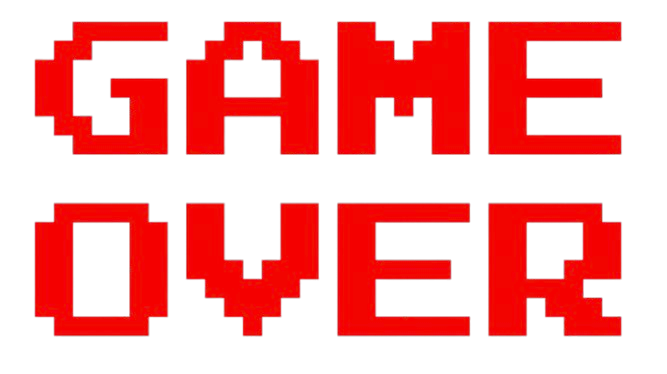
#> input picture src/bilder/game_over.png, 667 x 374 px, found by its file name
$ python pixlar.py
#> lines starting #> are read from the running program, lines starting #| are printed output that depends on the picture
from PIL import Image
import os

print("CWD:", os.getcwd())

# ---- Sökväg till bilden ----
path = "/Users/silancetinkaya/Project4/src/bilder/game_over.png"

# ---- Skapa sprite-namn från filnamn ----
filename = os.path.basename(path).split(".")[0]  # "heart"
SPRITE_NAME = filename.upper()                   # "HEART"

# ---- Ladda, skala, reducera färger ----
img = Image.open(path).convert("RGB")
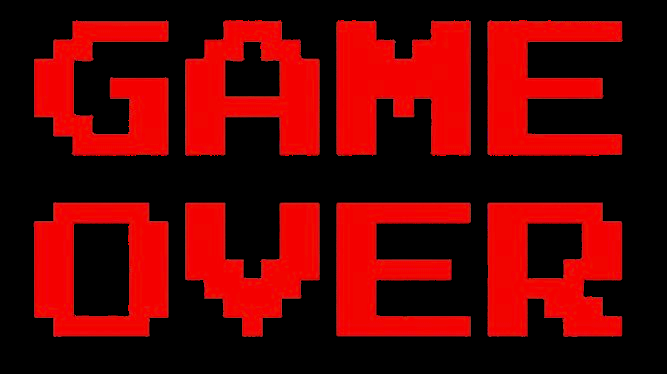
#> img: PIL image 667x374 RGB; mean R, G, B 88.8, 2.4, 2
img = img.resize((16, 16), Image.NEAREST)
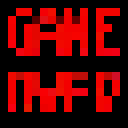
#> img: PIL image 16x16 RGB (shown 8 times larger); mean R, G, B 87.8, 1.6, 1.2

MAX_COLORS = 8
img = img.quantize(colors=MAX_COLORS, method=0).convert("RGB")  # behåll den här!
pixels = img.load()

# ---- Bygg färg-index ----
color_map = {}         # vi låter 0 vara transparent senare
array = []
next_index = 1         # starta på 1, 0 = bakgrund

for y in range(img.height):
    row = []
    for x in range(img.width):
        color = pixels[x, y]

        if color not in color_map:
            color_map[color] = next_index
            next_index += 1

        row.append(color_map[color])
    array.append(row)
#> after the loop, array = 16 items; color_map = {(0, 0, 0): 1, (242, 4, 1): 2, (245, 2, 4): 3, (239, 10, 3): 4, (244, 0, 0): 5, (193, 8, 7): 6, (248, 0, 9): 7, (242, 0, 10): 8}; next_index = 9

# ---- Skriv ut sprite-array som C-kod ----
print(f"static const unsigned char {SPRITE_NAME}[16][16] = {{")
for row in array:
    fixed = []
    for v in row:
        # Gör alla pixlar som har samma index som svart till 0
        if v == color_map.get((0, 0, 0)):
            fixed.append("0")
        else:
            fixed.append(str(v))
    print("    {" + ",".join(fixed) + "},")
#> this loop made 16 passes
#> row on passes 1 to 12: [1, 1, 1, 1, 1, 1, 1, 1, 1, 1, 1, 1, 1, 1, 1, 1], [1, 1, 2, 2, 1, 3, 4, 1, 2, 1, 2, 1, 2, 2, 2, 1], [1, 5, 1, 1, 1, 4, 4, 1, 5, 6, 5, 1, 2, 1, 1, 1], [1, 5, 1, 5, 4, 1, 1, 4, 5, 5, 5, 1, 5, 5, 1, 1], [1, 5, 1, 5, 4, 5, 5, 2, 2, 5, 3, 1, 4, 1, 1, 1], [1, 7, 1, 2, 4, 1, 1, 4, 2, 1, 2, 1, 5, 1, 1, 1], [1, 1, 8, 2, 8, 1, 1, 8, 5, 1, 8, 1, 8, 8, 8, 1], [1, 1, 1, 1, 1, 1, 1, 1, 1, 1, 1, 1, 1, 1, 1, 1], [1, 1, 1, 1, 1, 1, 1, 1, 1, 1, 1, 1, 1, 1, 1, 1], [1, 4, 6, 2, 4, 1, 1, 4, 2, 6, 6, 1, 2, 6, 6, 1], [1, 5, 1, 5, 4, 1, 1, 4, 5, 1, 1, 1, 2, 1, 5, 1], [1, 5, 1, 5, 4, 3, 8, 4, 5, 8, 8, 1, 4, 1, 2, 1]
#|     {0,0,0,0,0,0,0,0,0,0,0,0,0,0,0,0},
#|     {0,0,2,2,0,3,4,0,2,0,2,0,2,2,2,0},
#|     {0,5,0,0,0,4,4,0,5,6,5,0,2,0,0,0},
#|     {0,5,0,5,4,0,0,4,5,5,5,0,5,5,0,0},
#|     {0,5,0,5,4,5,5,2,2,5,3,0,4,0,0,0},
#|     {0,7,0,2,4,0,0,4,2,0,2,0,5,0,0,0},
#|     {0,0,8,2,8,0,0,8,5,0,8,0,8,8,8,0},
#|     {0,0,0,0,0,0,0,0,0,0,0,0,0,0,0,0},
#> (further printed lines are left out)
print("};")

# ---- Visa färgtabellen ----
print("\n// Färgindex (RGB):")
for color, idx in color_map.items():
    # Hoppa över svart om du vill, eftersom du ändå använder 0 för den
    print(f"// {idx} -> {color}")
#> this loop made 8 passes
#| // 1 -> (0, 0, 0)
#| // 2 -> (242, 4, 1)
#| // 3 -> (245, 2, 4)
#| // 4 -> (239, 10, 3)
#| // 5 -> (244, 0, 0)
#| // 6 -> (193, 8, 7)
#| // 7 -> (248, 0, 9)
#| // 8 -> (242, 0, 10)

$ run again, with src/bilder/ball.png copied over src/bilder/game_over.png
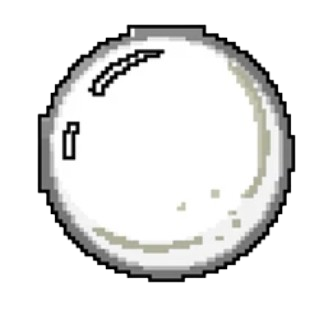
#> input picture src/bilder/ball.png, 330 x 310 px, found by its file name
#> `img = Image.open(path).convert("RGB")`:
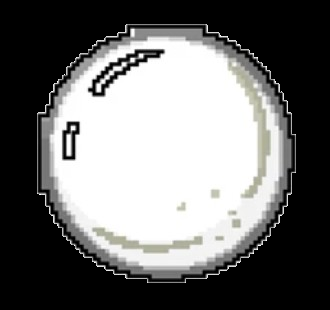
#> img: PIL image 330x310 RGB; mean R, G, B 109.8, 109.8, 109.2
#> `img = img.quantize(colors=MAX_COLORS, method=0).convert("RGB")`:
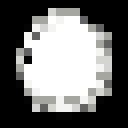
#> img: PIL image 16x16 RGB (shown 8 times larger); mean R, G, B 110.8, 110.9, 110.1
#> after the loop `for y in range(img.height):`: array = 16 items; color_map = {(0, 0, 0): 1, (212, 212, 209): 2, (165, 166, 160): 3, (255, 255, 253): 4, (244, 244, 243): 5, (255, 255, 255): 6, (99, 99, 99): 7, (4, 4, 4): 8}; next_index = 9
#> the loop `for row in array:` made 16 passes
#> row on passes 1 to 8: [1, 1, 1, 1, 1, 1, 1, 1, 1, 1, 1, 1, 1, 1, 1, 1], [1, 1, 1, 1, 1, 1, 2, 3, 3, 3, 1, 1, 1, 1, 1, 1], [1, 1, 1, 1, 3, 3, 4, 5, 4, 6, 7, 1, 1, 1, 1, 1], [1, 1, 1, 8, 5, 2, 5, 6, 6, 6, 6, 3, 7, 1, 1, 1], [1, 1, 1, 5, 7, 4, 6, 6, 6, 6, 6, 4, 2, 3, 1, 1], [1, 1, 8, 4, 6, 6, 6, 6, 6, 6, 6, 6, 3, 7, 1, 1], [1, 1, 3, 7, 6, 6, 6, 6, 6, 6, 6, 6, 5, 3, 1, 1], [1, 1, 2, 8, 6, 6, 6, 6, 6, 6, 6, 6, 2, 2, 1, 1]
#> (printed output is left out)
#> the loop `for color, idx in color_map.items():` made 8 passes
#> (printed output is left out)

$ run again, with src/bilder/game.png copied over src/bilder/game_over.png
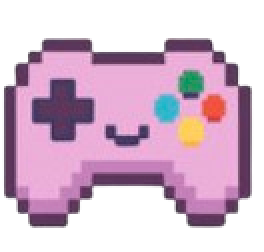
#> input picture src/bilder/game.png, 132 x 126 px, found by its file name (shown 2 times larger)
#> `img = Image.open(path).convert("RGB")`:
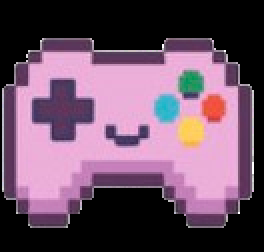
#> img: PIL image 132x126 RGB (shown 2 times larger); mean R, G, B 108.5, 80.2, 101.6
#> `img = img.quantize(colors=MAX_COLORS, method=0).convert("RGB")`:
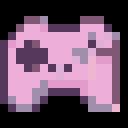
#> img: PIL image 16x16 RGB (shown 8 times larger); mean R, G, B 110.2, 81.1, 104.4
#> after the loop `for y in range(img.height):`: array = 16 items; color_map = {(0, 0, 0): 1, (129, 87, 118): 2, (161, 142, 173): 3, (237, 174, 217): 4, (226, 155, 202): 5, (85, 56, 91): 6, (222, 176, 216): 7, (239, 182, 210): 8}; next_index = 9
#> the loop `for row in array:` made 16 passes
#> row on passes 1 to 8: [1, 1, 1, 1, 1, 1, 1, 1, 1, 1, 1, 1, 1, 1, 1, 1], [1, 1, 1, 1, 1, 1, 1, 1, 1, 1, 1, 1, 1, 1, 1, 1], [1, 1, 1, 2, 2, 3, 1, 1, 1, 1, 2, 2, 2, 1, 1, 1], [1, 1, 2, 4, 4, 5, 6, 6, 6, 6, 4, 4, 4, 6, 1, 1], [1, 6, 4, 4, 4, 4, 4, 4, 4, 4, 4, 3, 4, 7, 3, 1], [6, 5, 4, 6, 2, 4, 4, 4, 4, 4, 4, 6, 7, 4, 2, 1], [6, 4, 6, 6, 6, 6, 4, 4, 4, 3, 3, 7, 2, 2, 2, 1], [6, 4, 6, 6, 6, 6, 4, 4, 4, 7, 3, 8, 5, 5, 2, 1]
#> (printed output is left out)
#> the loop `for color, idx in color_map.items():` made 8 passes
#> (printed output is left out)

$ run again, with src/bilder/heart.png copied over src/bilder/game_over.png
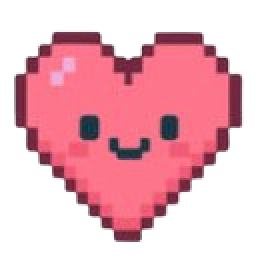
#> input picture src/bilder/heart.png, 132 x 134 px, found by its file name (shown 2 times larger)
#> `img = Image.open(path).convert("RGB")`:
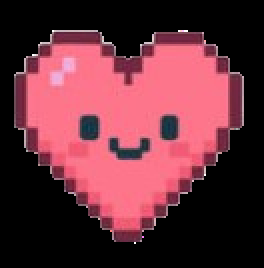
#> img: PIL image 132x134 RGB (shown 2 times larger); mean R, G, B 101.9, 48.1, 58.5
#> `img = img.quantize(colors=MAX_COLORS, method=0).convert("RGB")`:
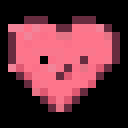
#> img: PIL image 16x16 RGB (shown 8 times larger); mean R, G, B 101.4, 46.9, 57.1
#> after the loop `for y in range(img.height):`: array = 16 items; color_map = {(0, 0, 0): 1, (103, 44, 63): 2, (242, 132, 153): 3, (254, 117, 139): 4, (249, 119, 141): 5, (251, 113, 137): 6, (230, 116, 134): 7, (223, 89, 114): 8}; next_index = 9
#> the loop `for row in array:` made 16 passes
#> row on passes 1 to 8: [1, 1, 1, 1, 1, 1, 1, 1, 1, 1, 1, 1, 1, 1, 1, 1], [1, 1, 1, 1, 1, 1, 1, 1, 1, 1, 1, 1, 1, 1, 1, 1], [1, 1, 1, 2, 2, 2, 1, 1, 1, 2, 2, 2, 1, 1, 1, 1], [1, 3, 3, 4, 3, 5, 5, 2, 2, 4, 5, 5, 3, 2, 1, 1], [1, 2, 4, 3, 5, 6, 4, 7, 7, 4, 4, 4, 4, 7, 2, 1], [1, 2, 4, 6, 4, 4, 4, 4, 6, 4, 4, 4, 4, 5, 2, 1], [1, 2, 4, 4, 5, 5, 5, 5, 4, 4, 5, 5, 4, 4, 2, 1], [1, 2, 5, 4, 4, 1, 6, 5, 4, 5, 2, 4, 4, 5, 2, 1]
#> (printed output is left out)
#> the loop `for color, idx in color_map.items():` made 8 passes
#> (printed output is left out)
